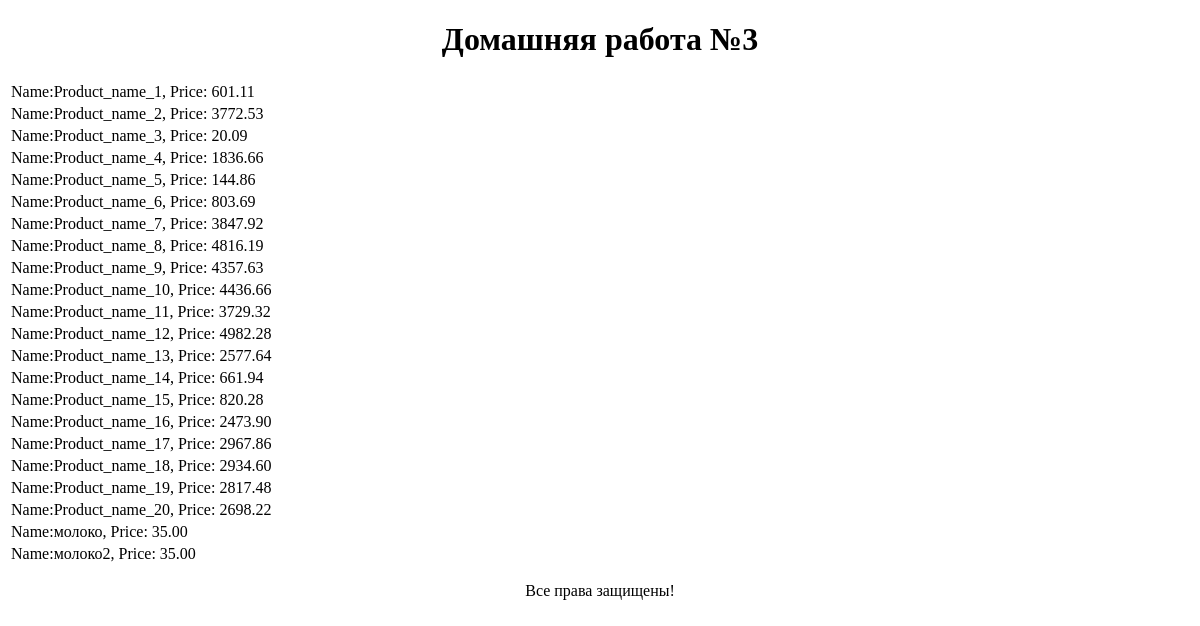
The app's page /homework3app/get_products, older data.
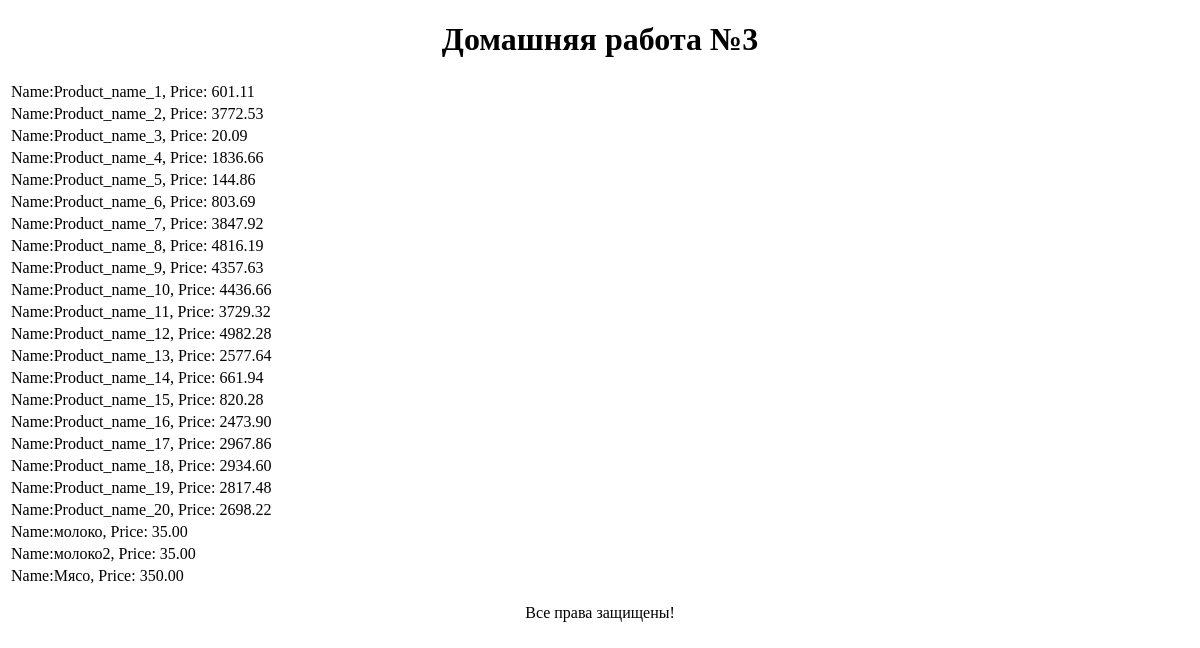
The same page, newer data.
### homework3app/models.py (models this page shows)
class Product(models.Model):
    name = models.CharField(max_length=100)
    description = models.TextField()
    price = models.DecimalField(max_digits=8, decimal_places=2)
    count_products = models.IntegerField()
    date_added = models.DateField()
    image = models.ImageField(null=True, blank=True, upload_to='images/', verbose_name='Изображение')
    def __str__(self):
        return f'Name:{self.name}, Price: {self.price}'

### homework3app/views.py (the view)
# urls.py: path('get_products', read_products, name='read_products'),
def read_products(request):
    products_list = list(Product.objects.all())
    context = {
        'title': 'Получение БД Products',
        'my_list': products_list
    }
    return render(request, 'homework3app/products_read.html', context)

### homework3app/templates/homework3app/products_read.html
{% extends 'homework3app/base.html' %}
{% block content %}
    <table>
        {% for item in my_list %}
            <tr><td>{{ item }}</td></tr>
        {% endfor %}
    </table>
{% endblock %}

Row changes from the older to the newer data that the page shows:
added Product: name+price "Name:Мясо, Price: 350.00"
